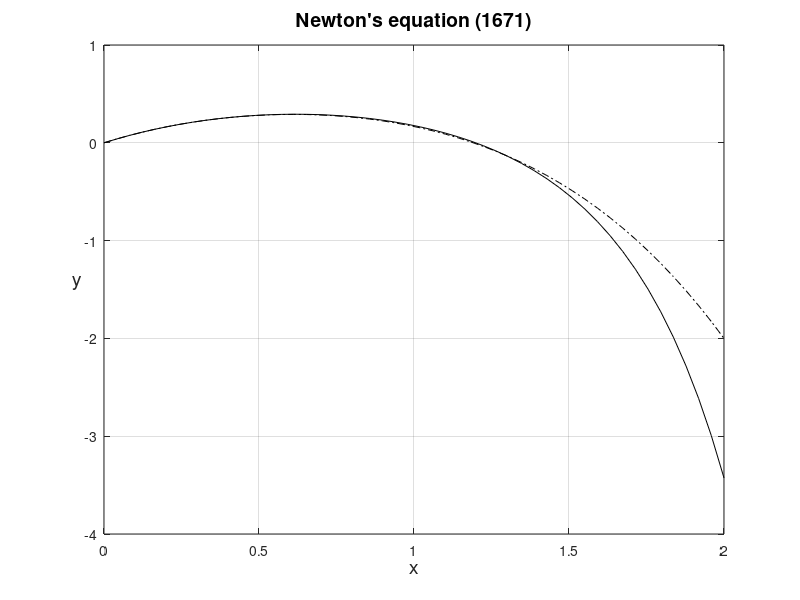

This chart was generated by the following MATLAB code:
% Program newtdiff
% Plotting the solution of Newton's
% 1. order equation (1671):
% dy/dx = 1-3*x + y + x^2 +x*y , y(0) = 0
x = linspace(0,2,50)';
a = sqrt(2)/2;
t1 = exp(x.*(1+ x/2));
t2 = erf((1+x)*a)-erf(a);
y = 3*sqrt(2*pi*exp(1))*t1.*t2 + 4*(1-t1)-x;
y1 = x - x.*x + x.^3/3 - x.^4/6;
plot(x,y,'k',x,y1,'k-.')
grid on
FS = 'FontSize';
xlabel('x',FS,14)
ylabel('y','Rotation',0,FS,14)
title('Newton''s equation (1671)',FS,14)